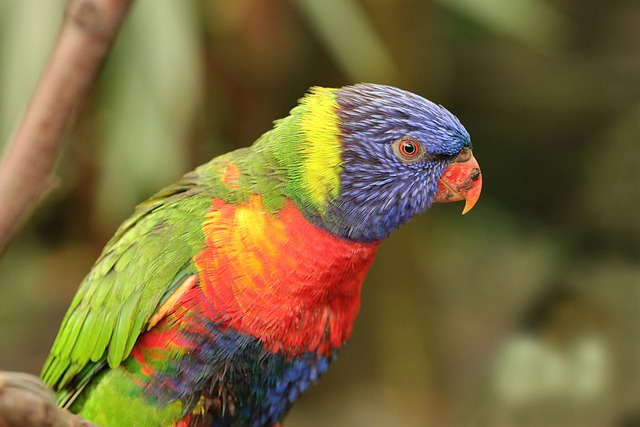
#> input picture images/bird.jpg, 640 x 427 px, found by its file name
$ python 'rgb histogram.py'
#> lines starting #> are read from the running program, lines starting #| are printed output that depends on the picture
import cv2
import matplotlib.pyplot as plt
import numpy as np

def histogram(r):
    hist = np.zeros(256,dtype=int)  # Initialize histogram array for 256 intensity levels
    row, col = r.shape  # Get the dimensions of the red channel image
    for i in range(row):
        for j in range(col):
            intensity = r[i, j]  # Get the intensity value of the pixel
            hist[intensity] += 1  # Increment the count for this intensity level

    return hist  # Return the histogram array


def main():
    img = cv2.imread('images/bird.jpg')  # Load the image from the specified path
#> img is the input picture: shape (427, 640, 3); mean B, G, R 59.5, 104.7, 120.7
    img_rgb = cv2.cvtColor(img, cv2.COLOR_BGR2RGB)  # Convert BGR to RGB for correct color display

    # Split the image into its RGB channels
    # r, g, b = cv2.split(img_rgb)
    r = img_rgb[:, :, 0]  # Red channel
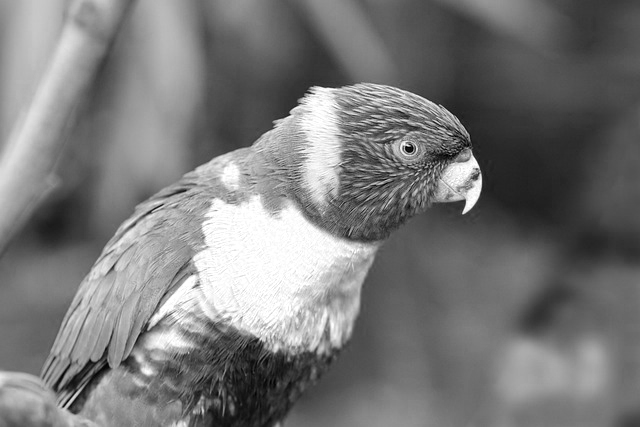
#> r: shape (427, 640); min 0, max 255, mean 120.7
    g = img_rgb[:, :, 1]  # Green channel
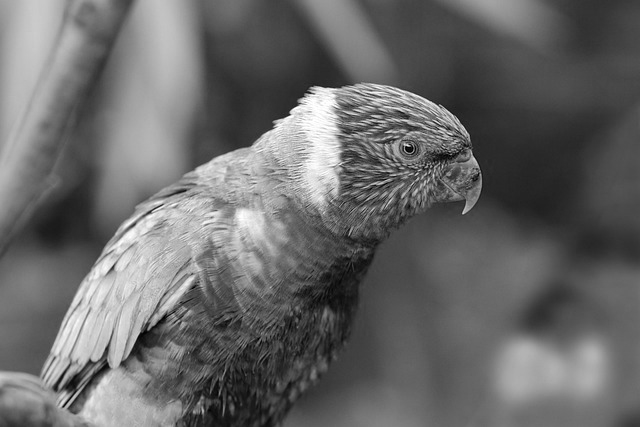
#> g: shape (427, 640); min 0, max 255, mean 104.7
    b = img_rgb[:, :, 2]  # Blue channel
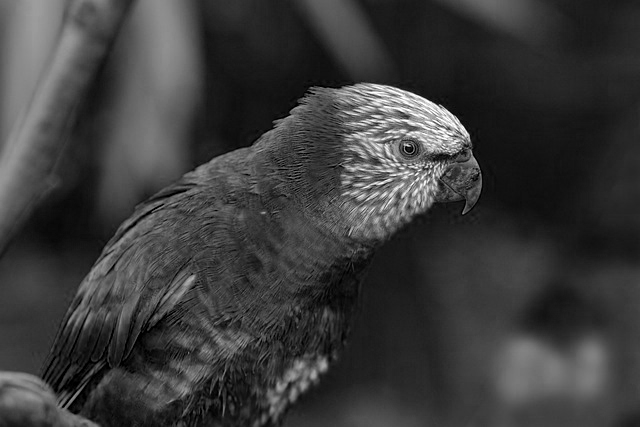
#> b: shape (427, 640); min 0, max 255, mean 59.5

    red_hist = histogram(r)
#> after the loop in histogram, `for i in range(row):`: hist = 256 values, max 4626 at index 255, min 3 at index 1, mean 1067.5
#> red_hist has the same summary as hist in histogram

    green_hist = histogram(g)
#> green_hist = 256 values, max 3633 at index 71, min 4 at index 2, mean 1067.5

    blue_hist = histogram(b)
#> blue_hist = 256 values, max 5313 at index 27, min 11 at index 248, mean 1067.5

    # Display the original image and its RGB channels
    plt.figure(figsize=(12, 6))
    plt.subplot(2, 2, 1)
    plt.imshow(img_rgb)
    plt.title("Original Image")
    plt.axis('off')

    plt.subplot(2, 2, 2)
    plt.plot(red_hist, color='red')
    plt.title("Red Channel Histogram")
    plt.xlim([0, 255])
    plt.xlabel("Intensity")
    plt.ylabel("Frequency")
    plt.grid()
    plt.axis('on')

    plt.subplot(2, 2, 3)
    plt.plot(green_hist, color='green')
    plt.title("Green Channel Histogram")
    # plt.xlim([0, 255])
    plt.xlabel("Intensity")
    plt.ylabel("Frequency")
    plt.grid()
    plt.axis('on')

    plt.subplot(2, 2, 4)
    plt.plot(blue_hist, color='blue')
    plt.title("Blue Channel Histogram")
    plt.xlim([0, 255])
    plt.xlabel("Intensity")
    plt.ylabel("Frequency")
    plt.grid()

    plt.show()
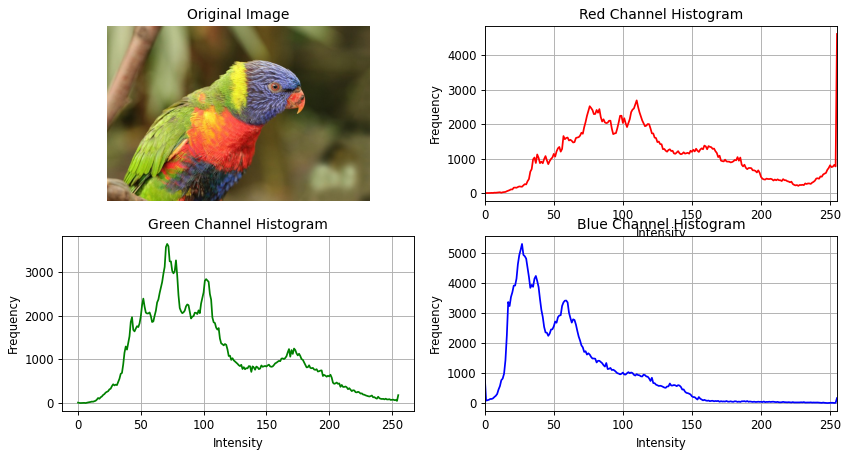
#> figure drawn by matplotlib, 4 panels; panel 2: curve peaks at x = 255, y = 4626; panel 3: curve peaks at x = 71, y = 3633; panel 4: curve peaks at x = 27, y = 5313

if __name__ == '__main__':
    main()

$ run again, with images/color.jpg copied over images/bird.jpg
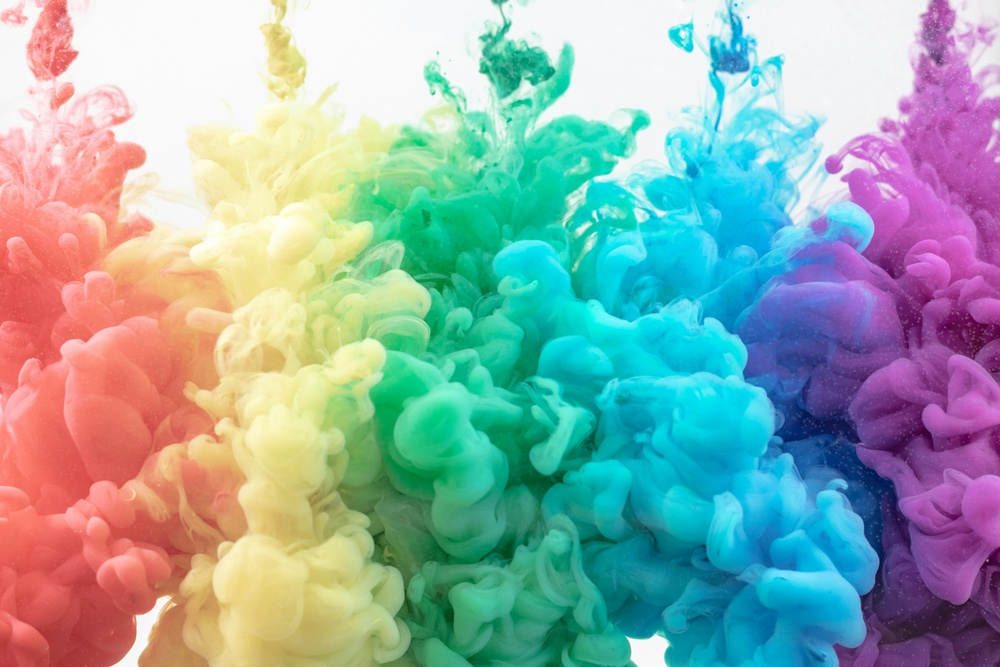
#> input picture images/color.jpg, 1000 x 667 px, shrunk from 5714 x 3809 before the run, found by its file name
#> in main, img is the input picture: shape (667, 1000, 3); mean B, G, R 168.5, 171.9, 145.2
#> in main, `b = img_rgb[:, :, 2]`:
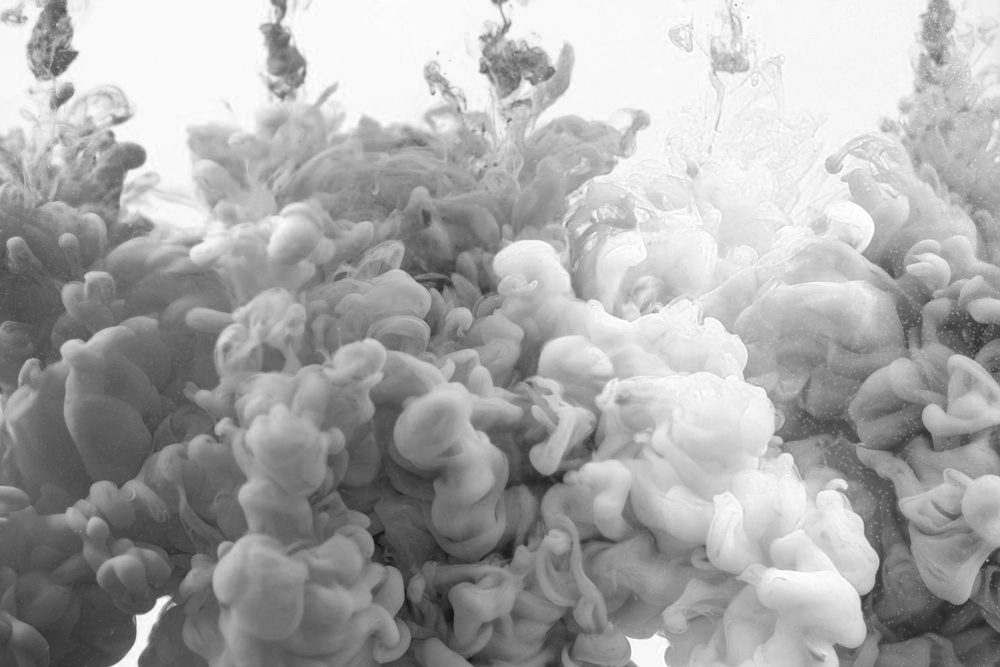
#> b: shape (667, 1000); min 12, max 255, mean 168.5
#> after the loop in histogram, `for i in range(row):`: hist = 256 values, max 53528 at index 0, min 845 at index 139, mean 2605.5
#> red_hist has the same summary as hist in histogram
#> green_hist = 256 values, max 18476 at index 250, min 28 at index 1, mean 2605.5
#> blue_hist = 256 values, max 20731 at index 249, min 0 at index 0, mean 2605.5
#> in main, `plt.show()`:
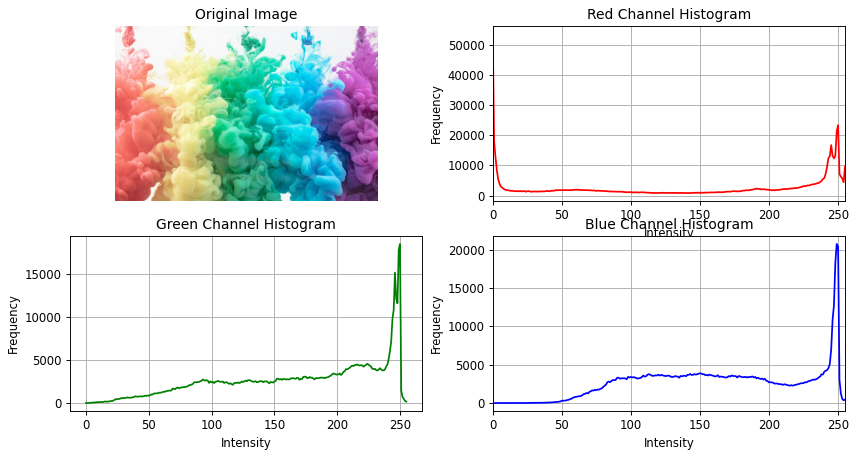
#> figure drawn by matplotlib, 4 panels; panel 2: curve peaks at x = 0, y = 53528; panel 3: curve peaks at x = 250, y = 18476; panel 4: curve peaks at x = 249, y = 20731

$ run again, with images/flower.jpg copied over images/bird.jpg
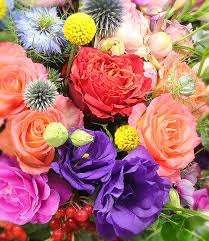
#> input picture images/flower.jpg, 209 x 241 px, found by its file name
#> in main, img is the input picture: shape (241, 209, 3); mean B, G, R 114.9, 115.5, 176.7
#> in main, `b = img_rgb[:, :, 2]`:
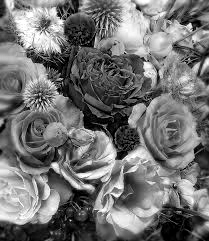
#> b: shape (241, 209); min 0, max 255, mean 114.9
#> after the loop in histogram, `for i in range(row):`: hist = 256 values, max 6842 at index 255, min 5 at index 4, mean 196.8
#> red_hist has the same summary as hist in histogram
#> green_hist = 256 values, max 657 at index 0, min 56 at index 254, mean 196.8
#> blue_hist = 256 values, max 1058 at index 0, min 26 at index 252, mean 196.8
#> in main, `plt.show()`:
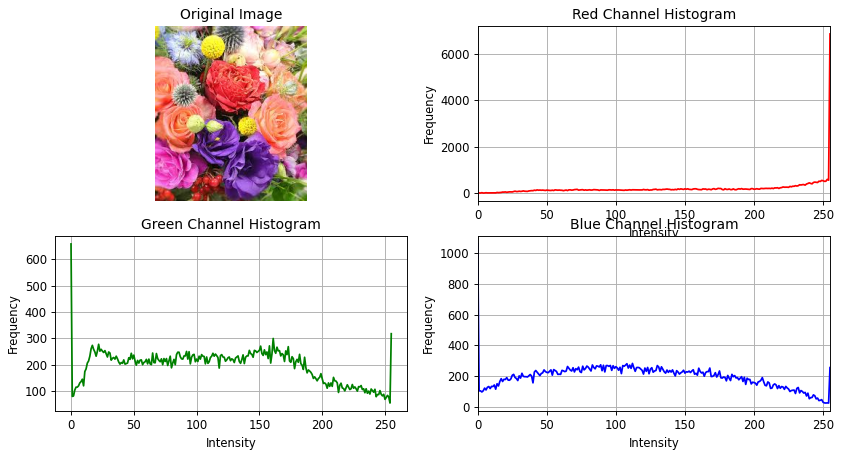
#> figure drawn by matplotlib, 4 panels; panel 2: curve peaks at x = 255, y = 6842; panel 3: curve peaks at x = 0, y = 657; panel 4: curve peaks at x = 0, y = 1058
